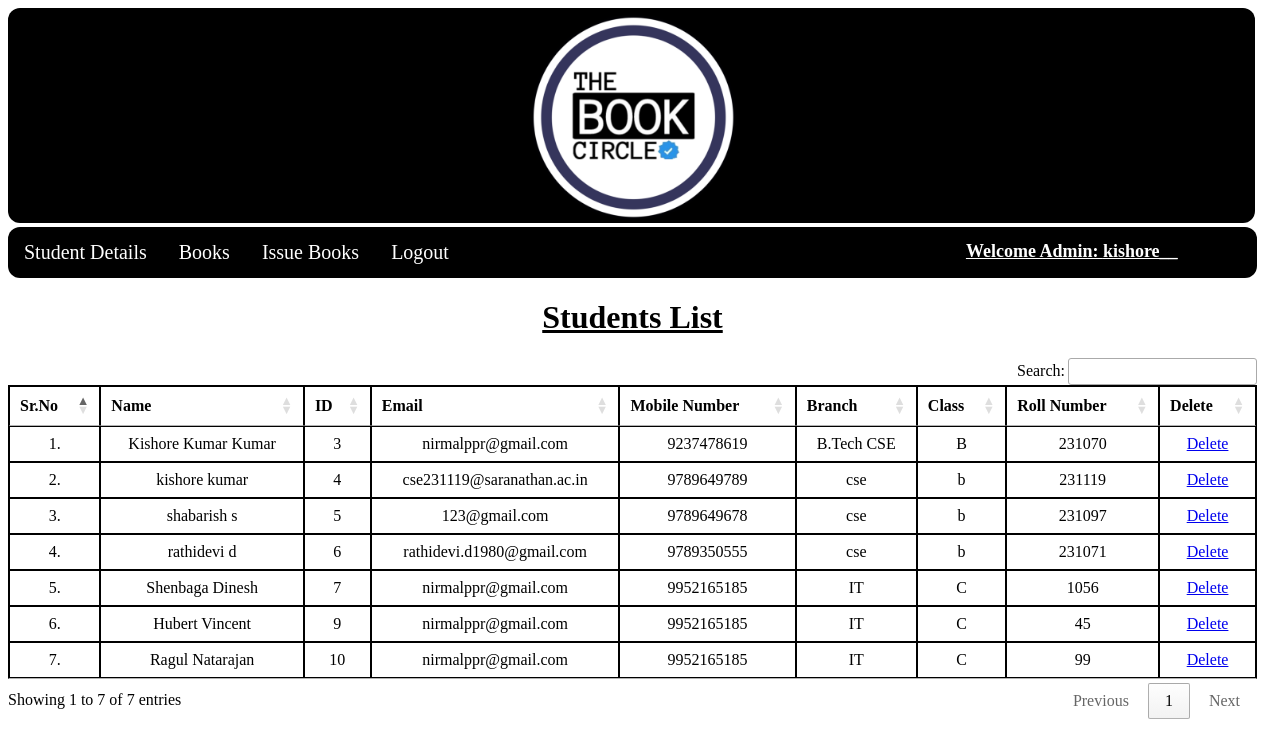
Page /view_students/ (signed in) on the committed database.
### library/models.py (models this page shows, shortened)
class Student(models.Model):
    user = models.OneToOneField(User, on_delete=models.CASCADE)
    classroom = models.CharField(max_length=10)
    branch = models.CharField(max_length=10)
    roll_no = models.CharField(max_length=3, blank=True)
    phone = models.CharField(max_length=10, blank=True)
    image = models.ImageField(upload_to="", blank=True)

### library/views.py (the view)
# urls.py: path("view_students/", views.view_students, name="view_students"),
@login_required(login_url = '/admin_login')
def view_students(request):
    students = Student.objects.all()
    return render(request, "view_students.html", {'students':students})

### library/templates/view_students.html (shortened to what this page needs)
{% extends 'admin_navbar.html' %}
{% load static %}
{% block body %}
<center>
<div class="container mt-4">
    <h1 class="text-center" style = "font-family:Franklin Gothic Medium"><u>Students List</u></h1>
    <table class="students-table" id="example">
        <thead>
            <tr class="text1">
                <th>Sr.No</th>
                <th>Name</th>
                <th>ID</th>
                <th>Email</th>
                <th>Mobile Number</th>
                <th>Branch</th>
                <th>Class</th>
                <th>Roll Number</th>
                <th>Delete</th>
            </tr>
        </thead>
        <tbody>
            {% for student in students %}
            <tr class="text2">
                <td>{{forloop.counter}}.</td>
                <td>{{student.user.get_full_name}}</td>
                <td>{{student.user.id}}</td>
                <td>{{student.user.email}}</td>
                <td>{{student.phone}}</td>
                <td>{{student.branch}}</td>
                <td>{{student.classroom}}</td>
                <td>{{student.roll_no}}</td>
                <td><a href="/delete_student/{{student.id}}/" class="btn btn-danger" onclick="return confirm('Are you sure you want to delete this student?')">Delete</a></td>
            </tr>
            {% endfor %}
        </tbody>
    </table>
    </div>
</center>
{% endblock %}

### library/templates/admin_navbar.html (shortened to what this page needs)
<!DOCTYPE html>
{%load static%}
<html>
<head>
    <link rel="stylesheet" href="https://cdn.datatables.net/1.10.25/css/jquery.dataTables.min.css">
    <link rel="stylesheet" href="https://cdn.datatables.net/buttons/1.7.1/css/buttons.dataTables.min.css">
</head>
<body>
  <a class="navbar-brand" href="#" ><img src="{%static 'BC2.png' %}" width = "215" height = "215" style = "padding:0px 516px;background-color :black;border-radius:12px"></a>
  <div class="navbar">
    <a href="/view_students/" style = "font-size:20px">Student Details</a>
    <div class="dropdown">
      <button class="dropbtn" onclick="myFunction1()" style = "font-size:20px">Books
      </button>
    </div>
    <div class="dropdown">
      <button class="dropbtn" onclick="myFunction2()" style = "font-size:20px">Issue Books
      </button>
    </div>
    <a href="/logout/" style = "font-size:20px">Logout</a>
    <div class="admin-details">
      <a style="font-weight:600; font-family:'Franklin Gothic Medium';font-size: large;" class="nav-link active" href="#"><u>Welcome Admin: {{request.user}}</u></a> </div>
    </div>
{%block body%}
{%endblock%}
{%block js%}
<br>
</body>
{%endblock%}
</html>

### library/templates/admin_navbar.html (style rules this page uses)
.navbar { overflow: hidden; background-color:black; border-radius:12px; font-family:Franklin Gothic Medium; }
body { overflow-y: scroll; }
.navbar a { float: left; font-size: 16px; color: white; font-family:Franklin Gothic Medium; text-align: center; padding: 14px 16px; text-decoration: none; }
.dropdown { float: left; overflow: hidden; font-size: 16px; }
.dropdown .dropbtn { cursor: pointer; font-size: 16px; border: none; outline: none; color: white; padding: 14px 16px; background-color: inherit; font-family: Franklin Gothic Medium; margin: 0; }
.admin-details a { margin-left:485px; }

### library/templates/view_students.html (style rules this page uses)
table { width:80%; }
th,td { font-family:"Franklin Gothic Medium"; font-size:16px; padding:5px; text-align:center; }
table,th,td { border:1px solid; border-collapse: collapse; }
body { overflow-y:scroll; }

### rows in the picture
Student: user.get_full_name "Kishore Kumar Kumar", user.id "3", user.email "nirmalppr@gmail.com", phone "9237478619", branch "B.Tech CSE", classroom "B", roll_no "231070"
Student: user.get_full_name "kishore kumar", user.id "4", user.email "cse231119@saranathan.ac.in", phone "9789649789", branch "cse", classroom "b", roll_no "231119"
Student: user.get_full_name "shabarish s", user.id "5", user.email "123@gmail.com", phone "9789649678", branch "cse", classroom "b", roll_no "231097"
Student: user.get_full_name "rathidevi d", user.id "6", user.email "rathidevi.d1980@gmail.com", phone "9789350555", branch "cse", classroom "b", roll_no "231071"
Student: user.get_full_name "Shenbaga Dinesh", user.id "7", user.email "nirmalppr@gmail.com", phone "9952165185", branch "IT", classroom "C", roll_no "1056"
Student: user.get_full_name "Hubert Vincent", user.id "9", user.email "nirmalppr@gmail.com", phone "9952165185", branch "IT", classroom "C", roll_no "45"
Student: user.get_full_name "Ragul Natarajan", user.id "10", user.email "nirmalppr@gmail.com", phone "9952165185", branch "IT", classroom "C", roll_no "99"

### other values in the picture
{{ request.user }} "kishore__"
